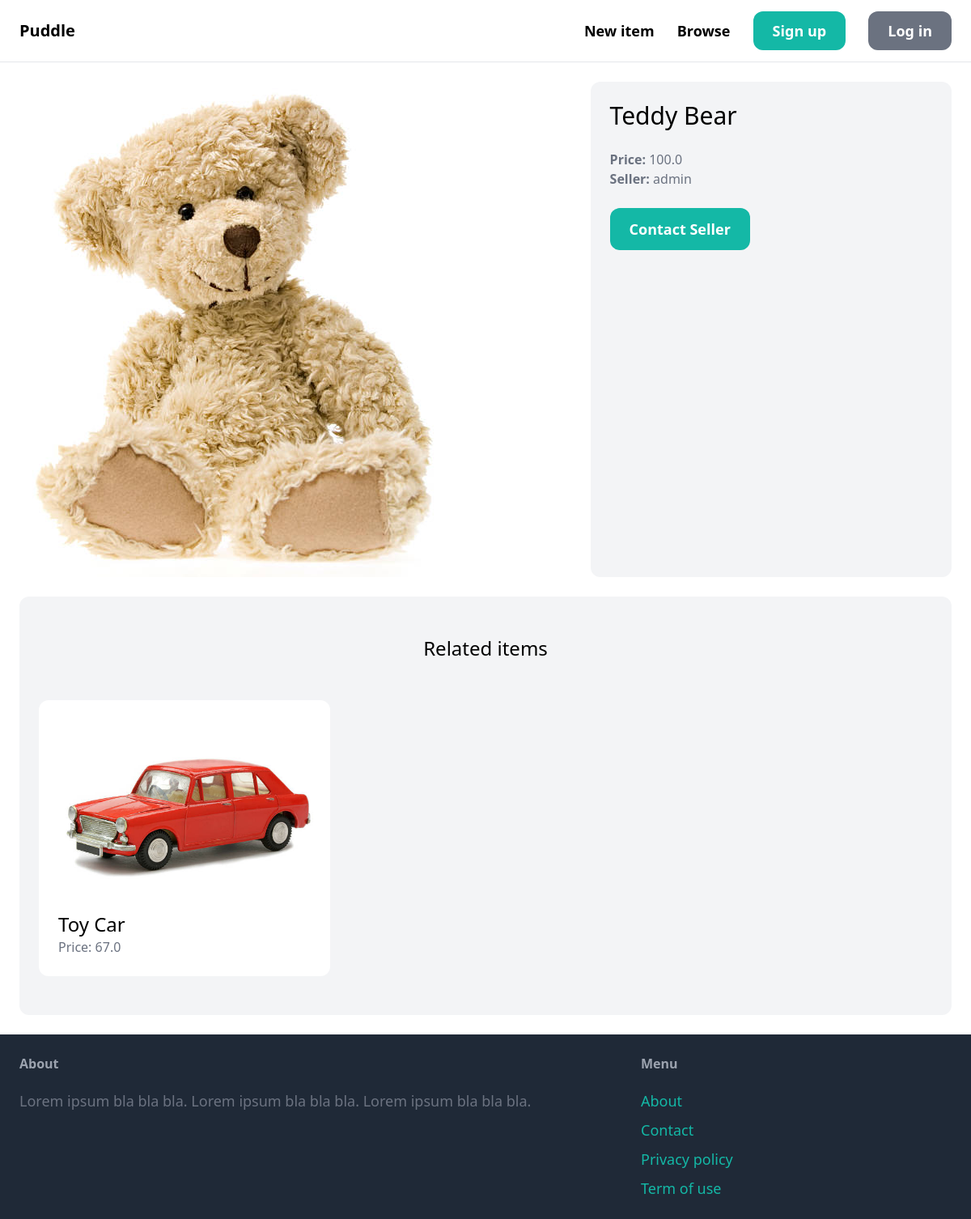
Page /items/1/ on the committed database.
### item/models.py (models this page shows, shortened)
class Item(models.Model):
    category = models.ForeignKey(Category, related_name='items', on_delete=models.CASCADE)
    name = models.CharField(max_length=255)
    description = models.TextField(blank=True, null=True)
    price = models.FloatField()
    image = models.ImageField(upload_to='item_images', blank=True, null=True)
    is_sold = models.BooleanField(default=False)
    created_by = models.ForeignKey(User, related_name='items', on_delete=models.CASCADE)
    created_at = models.DateTimeField(auto_now_add=True)

### item/views.py (the view)
# urls.py: path('<int:pk>/', views.detail, name='detail'),
def detail(request, pk):
    item = get_object_or_404(Item, pk=pk)
    related_items = Item.objects.filter(category=item.category, is_sold=False).exclude(pk=pk)[0:3]
    return render(request, "item/detail.html", {
        "item" : item,
        "related_items" : related_items
    })

### item/templates/item/detail.html (shortened to what this page needs)
{% extends 'core/base.html' %}
{% block content %}
<div class="grid grid-cols-5 gap-6">
    <div class="col-span-3">
        <img src="{{item.image.url}}" class="rounded-xl">
    </div>
    <div class="col-span-2 p-6 bg-gray-100 rounded-xl">
        <h1 class="mb-6 text-3xl">{{ item.name }}</h1>
        <p class="text-gray-500"><strong>Price: </strong>{{ item.price }}</p>
        <p class="text-gray-500"><strong>Seller: </strong>{{ item.created_by.username }}</p>
        <a href="#" class="inline-block mt-6 px-6 py-3 text-lg font-semibold bg-teal-500 text-white rounded-xl">Contact Seller</a>
    </div>
</div>
<div class="mt-6 px-6 py-12 bg-gray-100 rounded-xl">
    <h2 class="mb-12 text-2xl text-center">Related items</h2>
    <div class="grid grid-cols-3 gap-3">
        {% for item in related_items %}
            <div>
                <a href="{% url 'item:detail' item.id %}">
                    <div>
                        <img src="{{ item.image.url }}" class="rounded-t-xl">
                    </div>
                    <div class="p-6 bg-white rounded-b-xl">
                        <h2 class="text-2xl">{{ item.name }}</h2>
                        <p class="text-gray-500">Price: {{ item.price }}</p>
                    </div>
                </a>
            </div>
        {% endfor %}
    </div>
</div>
{% endblock %}

### rows in the picture
Item: image (picture), name "Teddy Bear", price "100.0", created_by.username "admin"
Item: image (picture), name "Toy Car", price "67.0"
